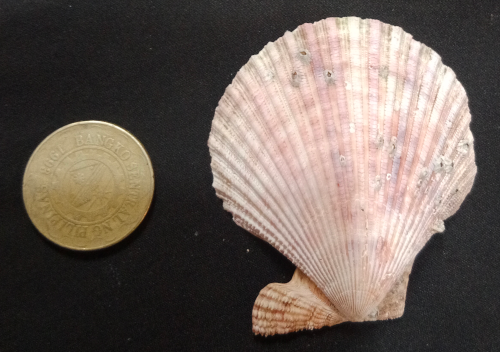
#> input picture Lab4/Shell001.png, 500 x 352 px
$ python Cirunay_lab04.py
#> lines starting #> are read from the running program, lines starting #| are printed output that depends on the picture; after the words box and inside, x2 and y2 are one past the last pixel; in counts of white or black regions, pixels touching at a corner belong together; long printed decimals are rounded
import cv2
import numpy as np
import matplotlib.pyplot as plt

# Load and resize images
image_files = ['Shell001.png', 'Shell002.png', 'Shell003.png']
images = [cv2.imread(img) for img in image_files]
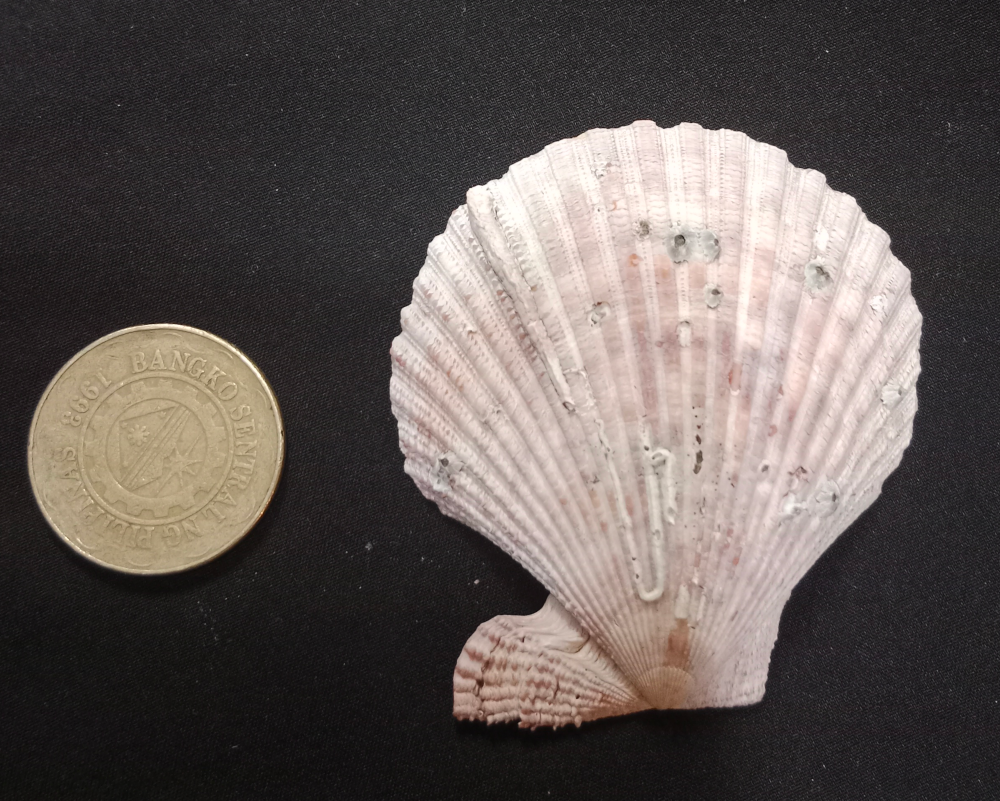
#> input picture Lab4/Shell002.png, 1000 x 801 px
#> images = 3 items

# Resize while maintaining aspect ratio
target_width = 800  #target width
resized_images = []

for img in images:
    if img is not None:
        h, w = img.shape[:2]
        scale = target_width / w
        new_size = (target_width, int(h * scale))
        resized_img = cv2.resize(img, new_size, interpolation=cv2.INTER_AREA)
        resized_images.append(resized_img)
#> this loop made 3 passes
#> (h, w, scale, new_size) on passes 1 to 2: (352, 500, 1.6, (800, 563)), (801, 1000, 0.8, (800, 640))
#> img on pass 3: None
#> after the loop, resized_images = 2 items

# Convert to grayscale and apply Gaussian blur
grayscale_images = [cv2.GaussianBlur(cv2.cvtColor(img, cv2.COLOR_BGR2GRAY), (5, 5), 0) for img in resized_images ]
#> grayscale_images = 2 items

# Adaptive Thresholding Function
def adaptive_threshold(image, block_size=19, C=4):
#> called with block_size = 19, C = 4
    binary = cv2.adaptiveThreshold(image, 255, cv2.ADAPTIVE_THRESH_GAUSSIAN_C,
                                   cv2.THRESH_BINARY_INV, block_size, C)
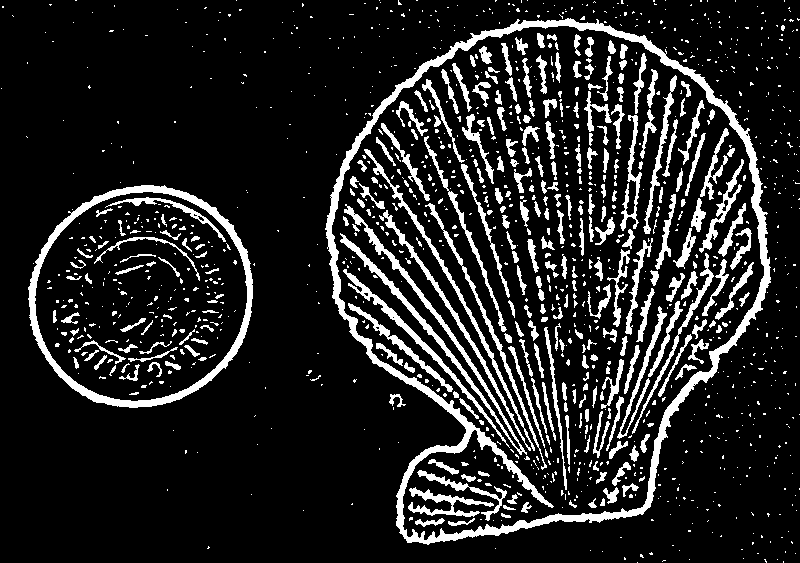
#> binary: shape (563, 800); 13.9% white; 1292 white regions (997 under 20 px), largest, box (x1, y1, x2, y2) and area: (325, 18, 771, 545) 12528, (28, 185, 253, 408) 4708, (340, 204, 527, 455) 2754
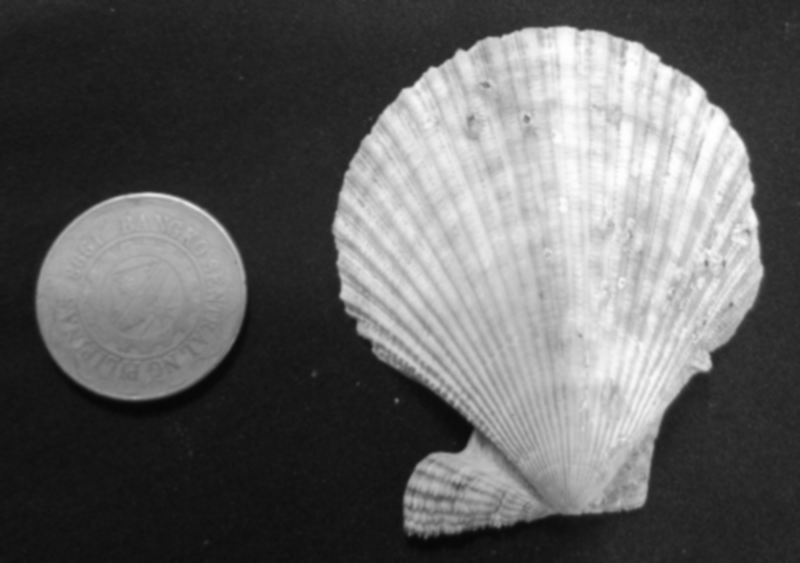
#> image: shape (563, 800); min 6, max 254, mean 98.5

    kernel_size = np.ones((3, 3), np.uint8)
    binary = cv2.morphologyEx(binary, cv2.MORPH_CLOSE, kernel_size)
#> binary: shape (563, 800); 14.4% white; 1071 white regions (850 under 20 px), largest, box (x1, y1, x2, y2) and area: (325, 12, 771, 545) 12874, (28, 185, 253, 408) 4740, (362, 149, 551, 470) 3621
    binary = cv2.morphologyEx(binary, cv2.MORPH_OPEN, kernel_size)
#> binary: shape (563, 800); 12.1% white; 575 white regions (226 under 20 px), largest, box (x1, y1, x2, y2) and area: (326, 18, 771, 544) 12649, (28, 185, 253, 408) 4723, (341, 235, 490, 408) 1216

    return binary

# Contour Detection and Filtering Function
def apply_contours(original, binary):

    contours, _ = cv2.findContours(binary, cv2.RETR_EXTERNAL, cv2.CHAIN_APPROX_SIMPLE)
    filtered_contours = sorted(contours, key=cv2.contourArea, reverse=True)

    # Draw contours
    contoured_image = original.copy()
    cv2.drawContours(contoured_image, [filtered_contours[0]], -1, (0, 255, 0), 5)
    cv2.drawContours(contoured_image, [filtered_contours[1]], -1, (0, 0, 255), 5)

    return contoured_image, filtered_contours[:2]

# Measuring the shell Area
def compute_area(contours_sort):
    shell_contour = contours_sort[0]
    coin_contour = contours_sort[1]

    shell_area_pixels = cv2.contourArea(shell_contour)
    coin_area_pixels = cv2.contourArea(coin_contour)

    five_peso_diameter = 26.76
    five_peso_radius = five_peso_diameter / 2
    five_peso_area = np.pi * (five_peso_radius ** 2)  # mm²

    approx_shell_area = shell_area_pixels * (five_peso_area / coin_area_pixels)
    shell_area_inch = approx_shell_area * 0.00155

    return shell_area_inch

# Process all images
binary_images = [adaptive_threshold(img) for img in grayscale_images]
#> call 2 of adaptive_threshold, with block_size = 19, C = 4
#> in adaptive_threshold (call 2), `binary = cv2.adaptiveThreshold(image, 255, cv2.ADAPTIVE_THRESH_GAUSSIA..`: binary: shape (640, 800); 12.7% white; 2272 white regions (1970 under 20 px), largest, box (x1, y1, x2, y2) and area: (304, 88, 745, 589) 11974, (14, 251, 234, 466) 4476, (317, 321, 519, 561) 2018
#> in adaptive_threshold (call 2), `binary = cv2.adaptiveThreshold(image, 255, cv2.ADAPTIVE_THRESH_GAUSSIA..`:
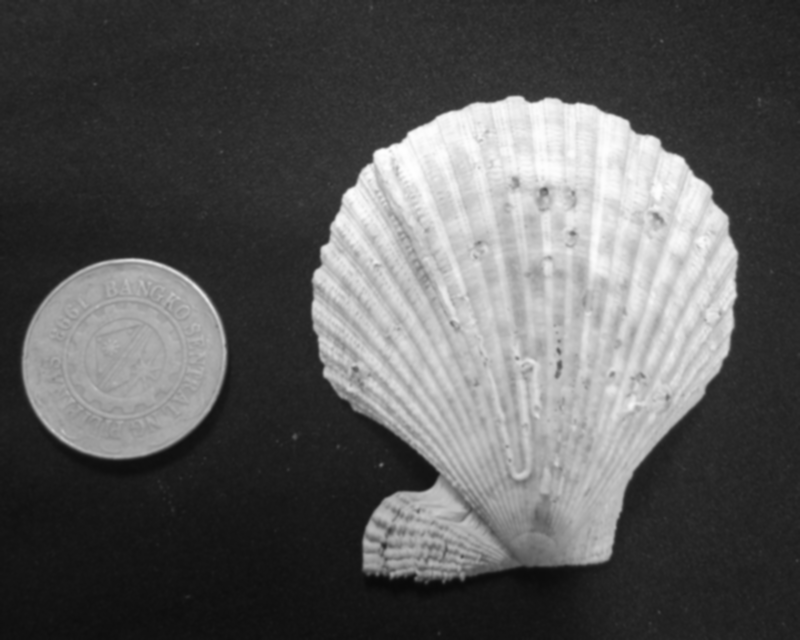
#> image: shape (640, 800); min 10, max 254, mean 90.7
#> in adaptive_threshold (call 2), `binary = cv2.morphologyEx(binary, cv2.MORPH_CLOSE, kernel_size)`: binary: shape (640, 800); 13.3% white; 1951 white regions (1738 under 20 px), largest, box (x1, y1, x2, y2) and area: (302, 85, 749, 589) 13463, (14, 251, 234, 466) 4511, (374, 165, 482, 389) 2175
#> in adaptive_threshold (call 2), `binary = cv2.morphologyEx(binary, cv2.MORPH_OPEN, kernel_size)`:
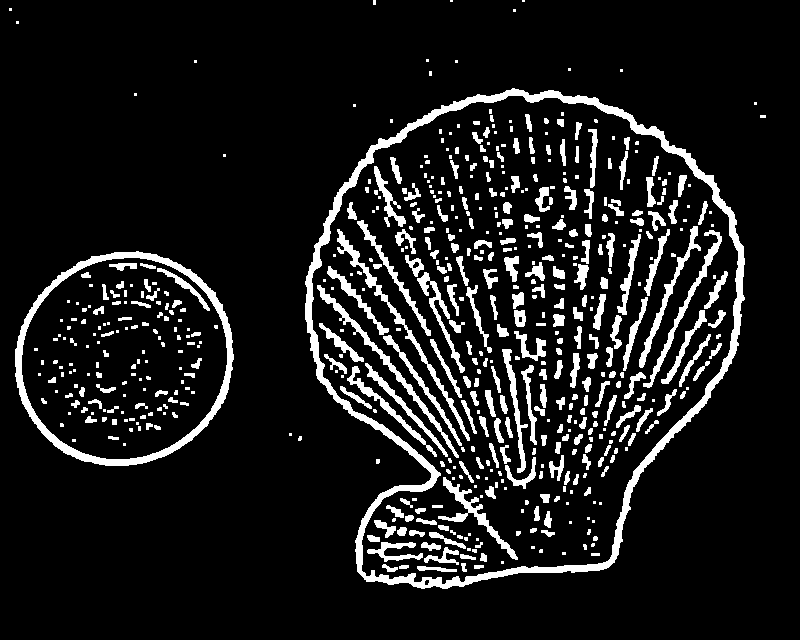
#> binary: shape (640, 800); 10.5% white; 587 white regions (269 under 20 px), largest, box (x1, y1, x2, y2) and area: (305, 88, 745, 589) 11431, (15, 251, 234, 466) 4488, (337, 229, 470, 441) 1352
#> binary_images = 2 items
contoured_images, shell_areas = [], []

for i in range(len(resized_images )):
    contoured_img, contours = apply_contours(resized_images [i], binary_images[i])

    if len(contours) == 2:
        shell_area = compute_area(contours)
        shell_areas.append(shell_area)
    else:
        shell_areas.append(None)

    contoured_images.append(contoured_img)
#> this loop made 2 passes
#> (shell_area_pixels in compute_area, coin_area_pixels in compute_area, five_peso_diameter in compute_area, five_peso_radius in compute_area, five_peso_area in compute_area, approx_shell_area in compute_area, shell_area_inch in compute_area, shell_area) on passes 1 to 2: (167544, 38956, 26.76, 13.38, 562.4, 2418.9, 3.75, 3.75), (161566.5, 36531.5, 26.76, 13.38, 562.4, 2487.4, 3.86, 3.86)
#> pass 1, `contoured_img, contours = apply_contours(resized_images [i], binary_im..`:
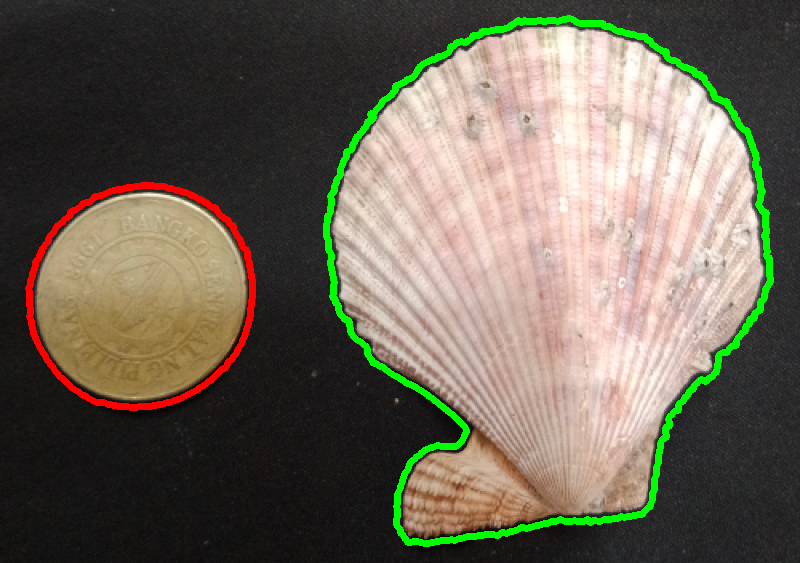
#> contoured_img: shape (563, 800, 3); mean B, G, R 87.1, 101.3, 109.1
#> after the loop, contoured_images = 2 items; shell_areas = [3.75, 3.86]

# Print the approximate shell areas in square inches
for i, area in enumerate(shell_areas):
    if area:
        print(f"Approximate Shell Area for Image {i+1}: {area:.5f} in²")
    else:
        print(f"Approximate Shell Area for Image {i+1}: Not Detected")
#> this loop made 2 passes
#> area on passes 1 to 2: 3.75, 3.86
#| Approximate Shell Area for Image 1: 3.749 in²
#| Approximate Shell Area for Image 2: 3.855 in²

# Display images in a landscape layout
fig, axes = plt.subplots(2, 3, figsize=(12, 6))

for i in range(len(resized_images )):
    axes[0, i].imshow(cv2.cvtColor(binary_images[i], cv2.COLOR_GRAY2RGB))
    axes[0, i].set_title(f"Binary Image {i+1}")
    axes[0, i].axis("off")

    axes[1, i].imshow(cv2.cvtColor(contoured_images[i], cv2.COLOR_BGR2RGB))
    axes[1, i].set_title(f"Contoured Image {i+1}")
    axes[1, i].axis("off")
#> this loop made 2 passes

plt.tight_layout()
plt.show()
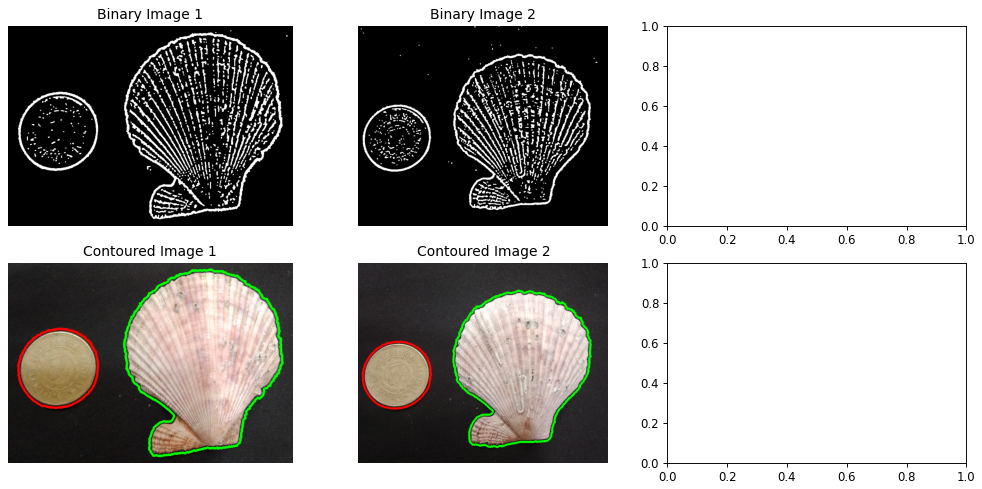
#> figure drawn by matplotlib, 4 panels
